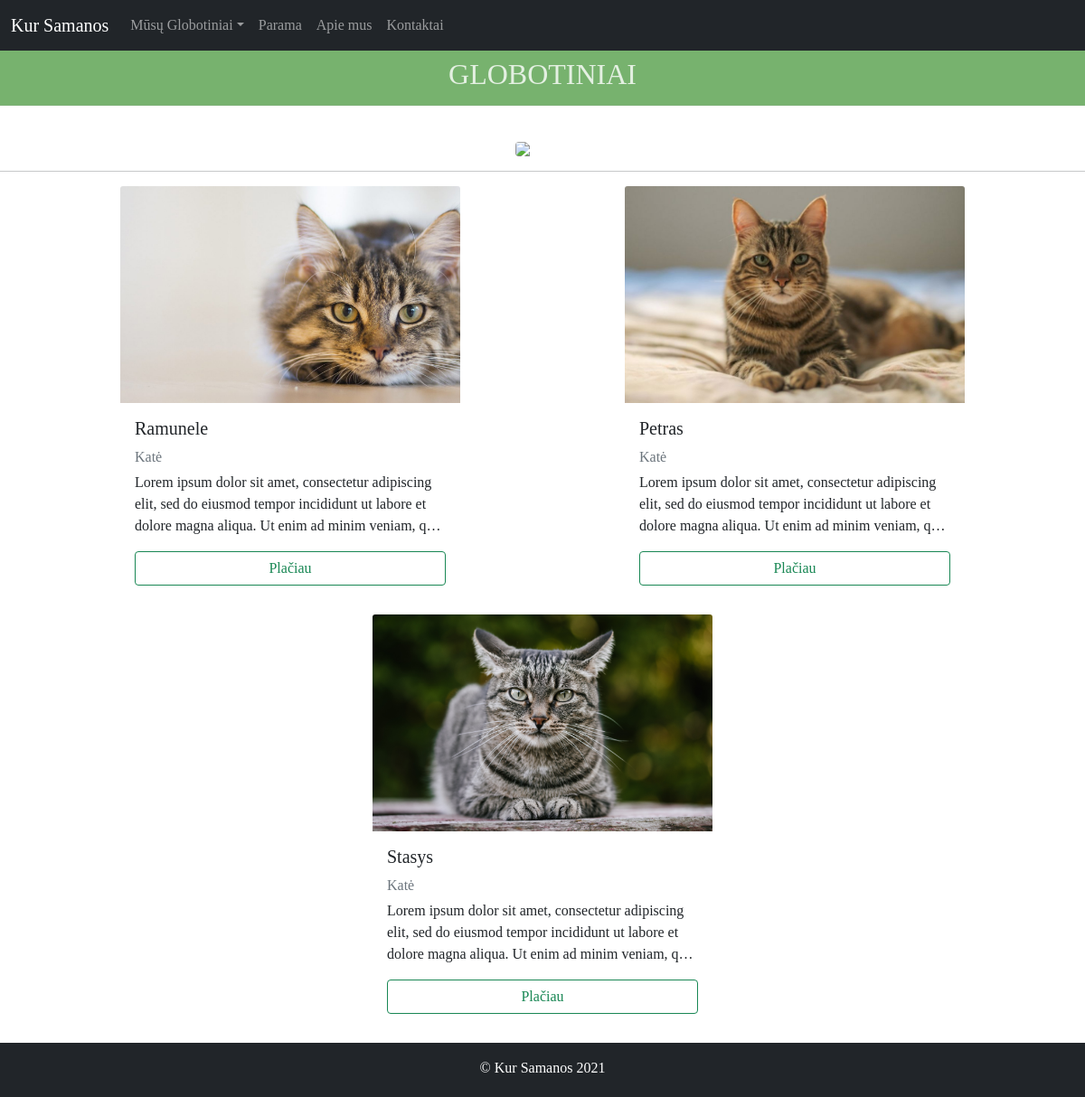
/kates/, run on the app's committed database.
### Sam/models.py (models this page shows, shortened)
class Animal(models.Model):
    animal_types = (
        ("Katė", "Katė"),
        ("Šuo", "Šuo"),
        ("Arklys", "Arklys")
    )
    title = models.CharField(max_length=100)
    animal_type = models.CharField(max_length=100, choices=animal_types)
    content = models.TextField()
    image = models.ImageField(default='default.jpg', upload_to='animal_pics')

### Sam/views.py (the view)
# urls.py: path('kates/', views.kates, name="sam-kates"),
def kates(request):
    context = {
        'animals': Animal.objects.filter(animal_type="Katė").order_by('-id')
    }
    return render(request, 'Sam/kates.html', context)

### Sam/templates/Sam/kates.html
{% extends "Sam/base.html" %}
{% block main %}
<div class="page-title page-title-default title-size-small title-design-centered color-scheme-light">
    <div class="container">
        <header class="entry-header">
            <h2 class="entry-title">Globotiniai</h2>
        </header>
    </div>
</div>
<img class="rounded mx-auto d-block paw" src="/static/Sam/download.png">
<hr>
<div class="container" >
    <div class="container" >
      <div class="row mb-2">
        {% for animal in animals %}
          <div class="card mb-3" style="max-width: 25rem;">
            <img class="card-img-top" src="{{ animal.image.url }}" alt="Card image cap">
            <div class="card-body d-flex flex-column text-dark">
              <h5 class="card-title">{{ animal.title }}</h5>
              <div class="mb-1 text-muted">{{ animal.animal_type }}</div>
              <p class="card-text line-clamp">{{ animal.content }}</p>
              <a href="{%url 'animal-detail' animal.id%}" class="btn btn-outline-success" style="margin-top:auto">Plačiau</a>
            </div>
          </div>
        {% endfor %}
      </div>
    </div>
</div>
{% endblock %}

### Sam/templates/Sam/base.html (shortened to what this page needs)
{% load static %}
<!doctype html>
<html lang="en">
  <head>
    <link href="{% static 'Sam/starter-template.css' %}" rel="stylesheet">
    <link rel="stylesheet" href="https://cdnjs.cloudflare.com/ajax/libs/font-awesome/4.7.0/css/font-awesome.min.css">
    <link href="https://cdn.jsdelivr.net/npm/bootstrap@5.0.0-beta1/dist/css/bootstrap.min.css" rel="stylesheet">
    <link rel="stylesheet" type="text/css" href="{% static 'Sam/styles.css' %}">
  </head>
  <body>
        <nav class="navbar navbar-expand-md navbar-dark bg-dark fixed-top">
        <div class="container-fluid">
            <a class="navbar-brand" href="{% url 'sam-home' %}">Kur Samanos</a>
            <div class="collapse navbar-collapse" id="navbarsExampleDefault">
            <ul class="navbar-nav me-auto mb-2 mb-md-0">
                <li class="nav-item dropdown">
                  <a class="nav-link dropdown-toggle" href="#" id="dropdown01" data-bs-toggle="dropdown" aria-expanded="false">Mūsų Globotiniai</a>
                </li>
                <li class="nav-item active">
                  <a class="nav-link" aria-current="page" href="{% url 'sam-parama' %}">Parama</a>
                </li>
                <li class="nav-item active">
                  <a class="nav-link" aria-current="page" href="{% url 'sam-about' %}">Apie mus</a>
                </li>
                <li class="nav-item active">
                  <a class="nav-link" aria-current="page" href="{% url 'sam-kontaktai' %}">Kontaktai</a>
                </li>
            </ul>
            </div>
        </div>
        </nav>
            <main>
                {% block main %}
                {% endblock %}
            </main>
        <footer class="footer py-3 bg-dark">
            <div class="container">
              <p class="m-0 text-center text-white">&copy; Kur Samanos 2021</p>
            </div>
        </footer>
    </body>
</html>

### Sam/static/Sam/starter-template.css (style rules this page uses)
body { padding-top: 3rem; }

### Sam/static/Sam/styles.css (style rules this page uses)
.card-img-top { width: 100%; height: 20vw; object-fit: cover; }
body { min-height: 400px; margin-bottom: 60px; clear: both; font-family: Comic Sans MS; }
.paw { width: 5%; margin-top: 30px; }
.page-title { width: 100%; border-bottom: 1px solid rgba(168,168,168,.15); position: relative; margin-top: 0px; margin-bottom: 40px; }
.title-size-small { padding: 15px 0; }
.page-title-default { background-color: #77B26E; }
.color-scheme-light { color: rgba(255,255,255,.8); }
.entry-title { margin-bottom: 0; text-transform: uppercase; text-align: center; }
.line-clamp { display: -webkit-box; -webkit-line-clamp: 3; -webkit-box-orient: vertical; text-overflow: ellipsis; overflow: hidden; }
.card { margin-left: auto; margin-right: auto; border: none; }
html { position: relative; min-height: 100%; }
.footer { position: absolute; bottom: 0; width: 100%; height: 60px; }

### data on the page
Animal: image (picture), title "Ramunele", animal_type "Katė", content "Lorem ipsum dolor sit amet, consectetur adipiscing elit, sed do eiusmod tempor incididunt ut labore et dolore magna aliqua. Ut enim ad minim veniam,…"
Animal: image (picture), title "Petras", animal_type "Katė", content "Lorem ipsum dolor sit amet, consectetur adipiscing elit, sed do eiusmod tempor incididunt ut labore et dolore magna aliqua. Ut enim ad minim veniam,…"
Animal: image (picture), title "Stasys", animal_type "Katė", content "Lorem ipsum dolor sit amet, consectetur adipiscing elit, sed do eiusmod tempor incididunt ut labore et dolore magna aliqua. Ut enim ad minim veniam,…"
